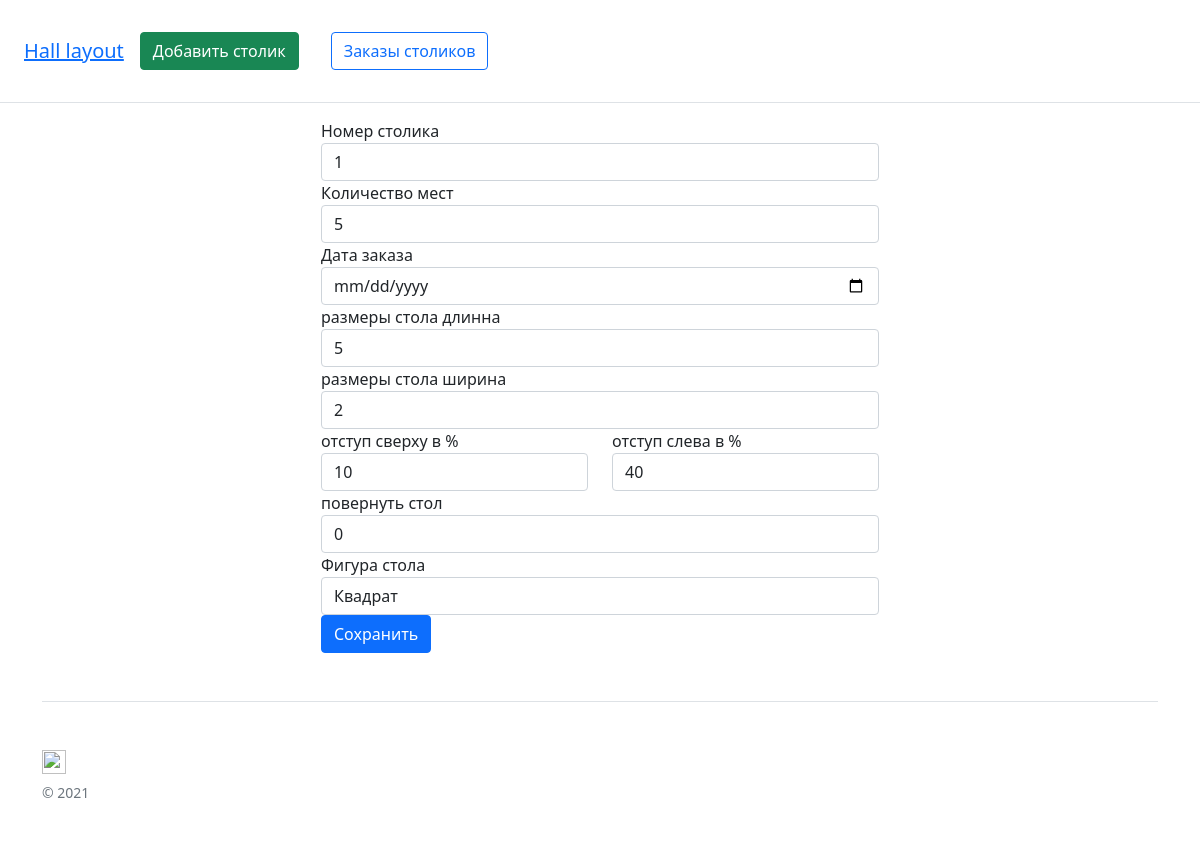
/edit_table/1, run on the app's committed database.
### app.py (models this page shows)
class Tables(db.Model):
    id = db.Column(db.Integer, primary_key=True)
    number_t = db.Column(db.Integer)
    quantity_chairs = db.Column(db.Integer)
    with_tab = db.Column(db.String(100), nullable=True)
    height_tab = db.Column(db.String(100), nullable=True)
    margin_top = db.Column(db.Integer)
    margin_left = db.Column(db.Integer)
    rotate = db.Column(db.Integer)
    so = db.Column(db.String(50), nullable=True)
    order = db.relationship('Order_Tables', backref='table', lazy=True)

### app.py (the view, shortened to what this page needs)
@app.route('/edit_table/<int:id>', methods=['GET', 'POST'])
def edit_table(id):
    table = Tables.query.get(id)
    return render_template('edit-table.html', table=table)

### templates/edit-table.html (shortened to what this page needs)
{% extends 'base.html' %}
{% block content %}
    <div class="col-lg-6 offset-lg-3">
<form method="POST">
                <div class="panel-body">
					<div class="row">
						    <div class="form-group">
                                 <label>Номер столика</label>
                                <input type="number" class="form-control" name="number_t" value="{{ table.number_t }}">
                              </div>
                               <div class="form-group">
                                 <label>Количество мест</label>
                                     <input type="number" class="form-control" name="quantity_chairs" value="{{ table.quantity_chairs }}">
                              </div>
                                <div class="form-group">
                                 <label>Дата заказа</label>
                                  <input type="date" class="form-control" name="date" value="{{ table.date }}">
                              </div>
                              <div class="form-group">
                                 <label>размеры стола длинна</label>
                                  <input type="text" class="form-control" name="with_tab" value="{{ table.with_tab }}">
                              </div>
                             <div class="form-group">
                                 <label>размеры стола ширина</label>
                                 <input type="text" class="form-control" name="height_tab" value="{{ table.height_tab }}">
                              </div>
                            <div class="col-lg-6">
                            <div class="form-group">
                                 <label>отступ сверху в %</label>
                                <input type="number" class="form-control" name="margin_top" value="{{ table.margin_top }}">
                              </div>
                            </div>
                             <div class="col-lg-6">
                            <div class="form-group">
                                 <label>отступ слева в %</label>
                                <input type="number" class="form-control" name="margin_left" value="{{ table.margin_left }}">
                              </div>
                            </div>
                            <div class="form-group">
                                 <label>повернуть стол</label>
                                <input type="number" class="form-control" name="rotate" value="{{ table.rotate }}">
                              </div>
                           <div class="form-group">
                                 <label>Фигура стола</label>
<select class="form-control" id="so" name="so">
    <option value="{{ table.so }}">{% if table.so == 'square'  %}Квадрат{% else %}Овал{% endif %}</option>
</select>
                              </div>
					</div>
				</div>
				<div class="panel-footer">
					<button type="submit" class="btn btn-primary">
						 Сохранить
					</button>
				</div>
            </form>
    </div>
{% endblock %}

### data on the page
Tables: number_t "1", quantity_chairs "5", with_tab "5", height_tab "2", margin_top "10", margin_left "40", rotate "0", so "Квадрат"
